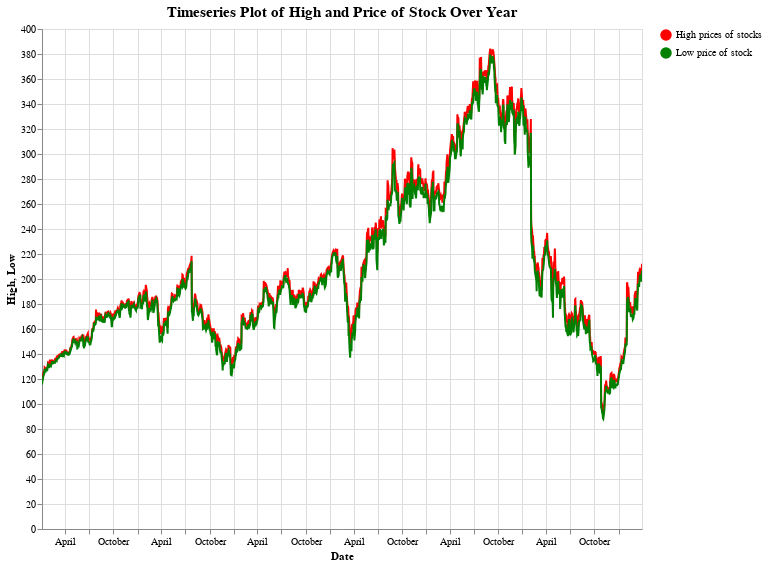

The notebook cell saved with this chart:
### Code cell
# set base for creat custom legend and plots
base = alt.Chart(df2).transform_calculate(
legend1="'High prices of stocks'",
legend2="'Low price of stock'",

)
scale = alt.Scale(domain=["High prices of stocks", "Low price of stock"], range=['red', 'green', ])

# timeseries plot of High prices of stocks red colour
line1 = base.mark_line(color='red').encode(
x = 'Date:T',
y = 'High:Q',
color=alt.Color('legend1:N', scale=scale, title=''),
)

# timeseries between low prices of stocks green colour

line2 = base.mark_line(color='green').encode(
x = 'Date:T',
y = 'Low:Q',
color=alt.Color('legend2:N', scale=scale, title='')
)

text = line1.mark_text(
    align='left',
    baseline='middle',
    dx=3  # Nudges text to right so it doesn't appear on top of the bar
)   


(line1 + line2 + text).properties(
    title= {"text":['Timeseries Plot of High and Price of Stock Over Year'],
                   "fontSize":15,
                   "fontWeight": 'bold',
                   "font":'Courier New',},
    height=500, width=600
).interactive()

### Figure 1 — Vega-Lite specification as saved in the notebook (floating-point values rounded to 4 significant figures; data arrays with more than 128 entries replaced by an {"elided": "..."} marker saying what was removed)
{"config": {"view": {"continuousWidth": 400, "continuousHeight": 300}}, "layer": [{"mark": {"type": "line", "color": "red"}, "encoding": {"color": {"field": "legend1", "scale": {"domain": ["High prices of stocks", "Low price of stock"], "range": ["red", "green"]}, "title": "", "type": "nominal"}, "x": {"field": "Date", "type": "temporal"}, "y": {"field": "High", "type": "quantitative"}}, "selection": {"selector015": {"type": "interval", "bind": "scales", "encodings": ["x", "y"]}}, "transform": [{"calculate": "'High prices of stocks'", "as": "legend1"}, {"calculate": "'Low price of stock'", "as": "legend2"}]}, {"mark": {"type": "line", "color": "green"}, "encoding": {"color": {"field": "legend2", "scale": {"domain": ["High prices of stocks", "Low price of stock"], "range": ["red", "green"]}, "title": "", "type": "nominal"}, "x": {"field": "Date", "type": "temporal"}, "y": {"field": "Low", "type": "quantitative"}}, "transform": [{"calculate": "'High prices of stocks'", "as": "legend1"}, {"calculate": "'Low price of stock'", "as": "legend2"}]}, {"mark": {"type": "text", "align": "left", "baseline": "middle", "dx": 3}, "encoding": {"color": {"field": "legend1", "scale": {"domain": ["High prices of stocks", "Low price of stock"], "range": ["red", "green"]}, "title": "", "type": "nominal"}, "x": {"field": "Date", "type": "temporal"}, "y": {"field": "High", "type": "quantitative"}}, "transform": [{"calculate": "'High prices of stocks'", "as": "legend1"}, {"calculate": "'Low price of stock'", "as": "legend2"}]}], "data": {"name": "data-6609728aedd0ad656e305e37e02c9b77"}, "height": 500, "title": {"text": ["Timeseries Plot of High and Price of Stock Over Year"], "fontSize": 15, "fontWeight": "bold", "font": "Courier New"}, "width": 600, "$schema": "https://vega.github.io/schema/vega-lite/v4.17.0.json", "datasets": {"data-6609728aedd0ad656e305e37e02c9b77": {"elided": "1572 records"}}}
